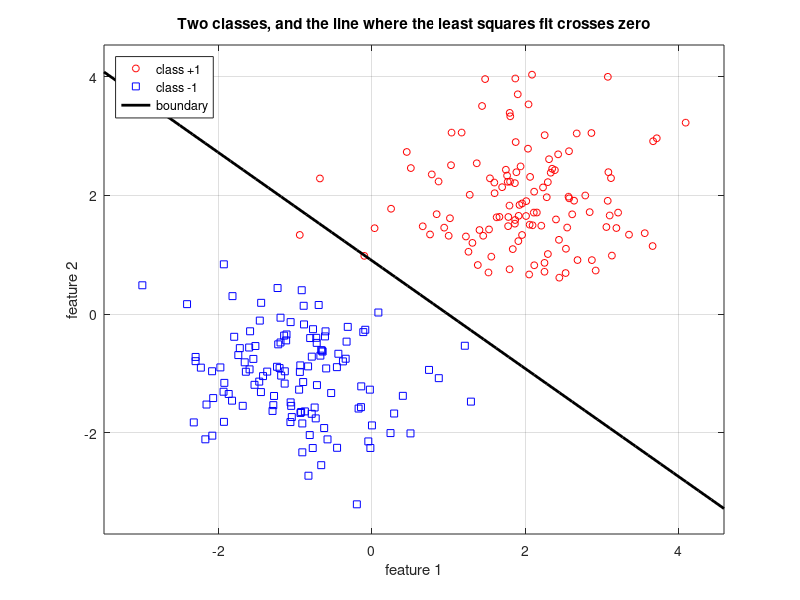

MATLAB code to generate this figure:
% Cell 5: pattern classification, by regression to labels
%
% Give one class the label +1 and the other -1, fit them with the pseudoinverse,
% and the boundary is the place where the fit crosses zero.

clear; close all;
randn('seed', 3);

n = 120;
class1 = [randn(n,1)*0.8 + 2, randn(n,1)*0.8 + 2];
class2 = [randn(n,1)*0.8 - 1, randn(n,1)*0.8 - 1];

X = [class1; class2];
labels = [ones(n,1); -ones(n,1)];

% Same feature matrix as before: a column of ones, then the measurements.
A = [ones(size(X,1),1), X];
w = pinv(A) * labels;

fprintf('weights: intercept %.4f, x1 %.4f, x2 %.4f\n', w(1), w(2), w(3));

guess = sign(A * w);
fprintf('training accuracy: %.1f%%\n\n', 100 * mean(guess == labels));
disp('A classifier, fitted with the same one line of algebra as the straight line was.');

% The boundary is w(1) + w(2)*x1 + w(3)*x2 = 0, so x2 = -(w(1) + w(2)*x1)/w(3).
xb = linspace(min(X(:,1))-0.5, max(X(:,1))+0.5, 50);
yb = -(w(1) + w(2)*xb) / w(3);

figure;
plot(class1(:,1), class1(:,2), 'ro', 'markersize', 5); hold on;
plot(class2(:,1), class2(:,2), 'bs', 'markersize', 5);
plot(xb, yb, 'k-', 'linewidth', 2);
grid on; xlabel('feature 1'); ylabel('feature 2');
title('Two classes, and the line where the least squares fit crosses zero');
legend('class +1', 'class -1', 'boundary', 'location', 'northwest');
axis([min(X(:,1))-0.5 max(X(:,1))+0.5 min(X(:,2))-0.5 max(X(:,2))+0.5]);
hold off;
